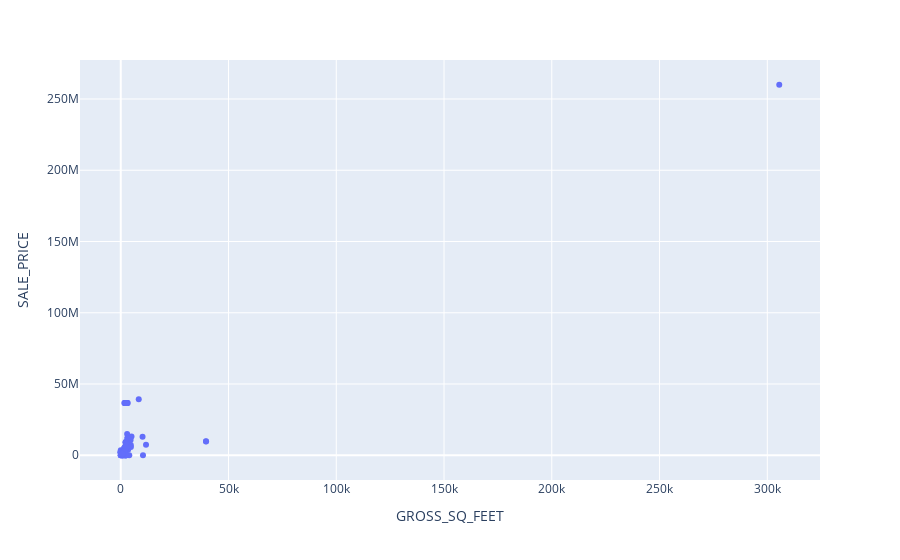

Notebook code for this chart:
### Code cell
import plotly .express as px
px.scatter(Tribeca, x='GROSS_SQ_FEET', y='SALE_PRICE')

### Figure 1 — Plotly figure (JSON) as saved in the notebook; plotly's stock layout.template omitted (floating-point values rounded to 4 significant figures; data arrays with more than 128 entries replaced by an {"elided": "..."} marker saying what was removed)
{"data": [{"hoverlabel": {"namelength": 0}, "hovertemplate": "GROSS_SQ_FEET=%{x}<br>SALE_PRICE=%{y}", "legendgroup": "", "marker": {"color": "#636efa", "symbol": "circle"}, "mode": "markers", "name": "", "showlegend": false, "type": "scatter", "x": {"elided": "146 int values"}, "xaxis": "x", "y": {"elided": "146 int values"}, "yaxis": "y"}], "layout": {"legend": {"tracegroupgap": 0}, "margin": {"t": 60}, "xaxis": {"anchor": "y", "domain": [0, 1], "title": {"text": "GROSS_SQ_FEET"}}, "yaxis": {"anchor": "x", "domain": [0, 1], "title": {"text": "SALE_PRICE"}}}}
